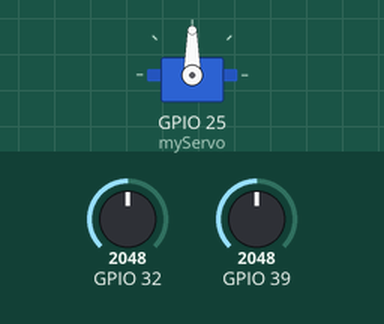
This sketch was run on a simulated ESP32. On the bench: servo. Inputs (shaded band) come from the test bench; at power-on: GPIO 32 = 2048, GPIO 39 = 2048. What the sketch prints to the serial monitor is not drawn.

Above: at 0.05 s.
At 2.65 s:
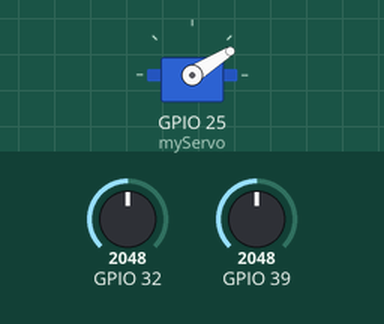
At 4.6 s:
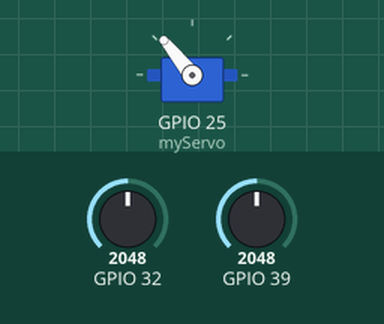
At 9.2 s:
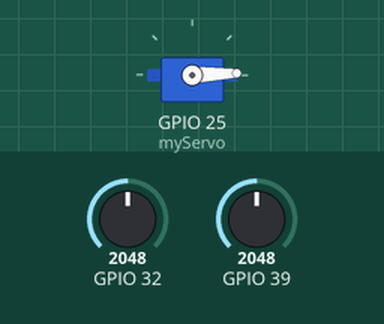
Timing chart, 0 to 12.0 s (numbered marks = the images above):
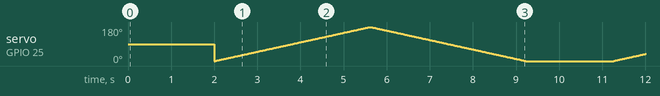

The sketch:

ex1.ino
```cpp
#include <ESP32Servo.h>
#include <analogWrite.h>
//#include <tone.h>
#include <ESP32Tone.h>
#include <ESP32PWM.h>

Servo myServo;
const int servoPin = 25;

void setup() {
  Serial.begin(115200);

  analogSetPinAttenuation(A3, ADC_0db);
  analogSetPinAttenuation(A4, ADC_0db);
  myServo.attach(25);
}

void loop() {
  int valA3 = analogRead(A3);
  int valA4 = analogRead(A4);
  Serial.print(" Luminosite capteur 1 : ");
  Serial.println(valA3);
   Serial.print(" Luminosite capteur 2 : ");
  Serial.println(valA4);


  delay(2000);
  for(int degree = 0; degree <= 180; degree++) {
    myServo.write(degree);
    delay(20);
  }
  for(int degree = 180; degree >= 0; degree--) {
    myServo.write(degree);
    delay(20);
  }

}
```
